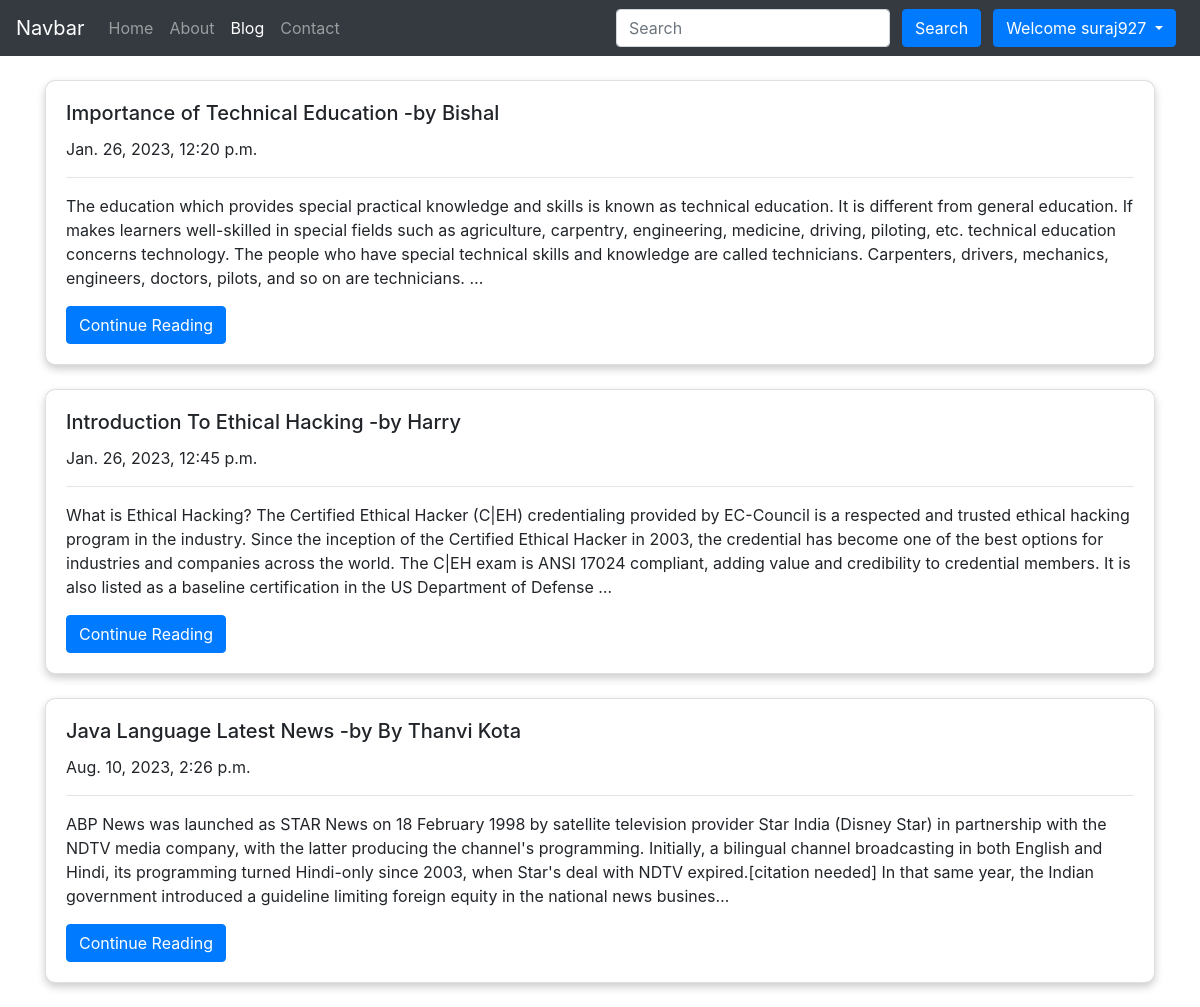
Page /blog/ (signed in) on the committed database.
### Blog/models.py (models this page shows, shortened)
class Post(models.Model):
    sno = models.AutoField(primary_key=True)
    title = models.CharField(max_length=100)
    text = models.TextField()
    author = models.CharField(max_length=30)
    slug = models.CharField(max_length=300)
    timeStamp = models.DateTimeField(default=datetime.now, blank=True)

### Blog/views.py (the view)
# urls.py: path('',views.blogHome,name="blogHome"),
def blogHome(request):
    allPosts = Post.objects.all()
    context = {
        'allPosts': allPosts
    }
    return render(request, 'blog/home.html', context=context)

### templates/blog/home.html (shortened to what this page needs)
{% extends 'base.html' %}
{% block activeBlog %}active{% endblock activeBlog %}
{% block body %}
<div class="container my-4">
    {% for post in allPosts %}
    <div class="card my-4">
        <div class="card-body">
            <h5 class="card-title">{{post.title}}     -by {{post.author}}</h5>
            <p class="card-text">{{ post.timeStamp }}</p>
            <hr class="solid">
            <p class="card-text">{{post.text | truncatechars:500}}</p>
            <a href="/blog/{{post.slug}}" class="btn btn-primary">Continue Reading</a>
        </div>
    </div>
    {% endfor %}
</div>
{% endblock body %}

### templates/base.html (shortened to what this page needs)
<!doctype html>
<html lang="en">
<head>
    <link rel="stylesheet" href="https://stackpath.bootstrapcdn.com/bootstrap/4.3.1/css/bootstrap.min.css">
</head>
<body>
    <nav class="navbar navbar-expand-lg navbar-dark bg-dark">
        <a class="navbar-brand" href="/">Navbar</a>
        <div class="collapse navbar-collapse" id="navbarSupportedContent">
            <ul class="navbar-nav mr-auto">
                <li class="nav-item {% block activeHome %}{% endblock activeHome %}">
                    <a class="nav-link" href="/">Home <span class="sr-only">(current)</span></a>
                </li>
                <li class="nav-item {% block activeAbout %}{% endblock activeAbout %}">
                    <a class="nav-link" href="/about">About</a>
                </li>
                <li class="nav-item {% block activeBlog %}{% endblock activeBlog %}">
                    <a class="nav-link" href="/blog">Blog</a>
                </li>
                <li class="nav-item {% block activeContact %}{% endblock activeContact %}">
                    <a class="nav-link" href="/contact">Contact</a>
                </li>
            </ul>
            <form method="get" action="/search" class="form-inline my-2 my-lg-0">
                <input name="query" id="query" class="form-control mr-sm-2" type="search" placeholder="Search"
                    aria-label="Search">
                <button class="btn btn-primary my-2 mx-1 my-sm-0" type="submit">Search</button>
                {% if user.is_authenticated %}
                <div class="btn-group">
                    <button type="button" class="btn btn-primary dropdown-toggle mx-2" data-toggle="dropdown" aria-haspopup="true" aria-expanded="false">
                      Welcome {{user.username}}
                    </button>
                  </div>
                {% endif %}
            </form>
        </div>
    </nav>
    {% block body %}{% endblock body %}
</body>
</html>

### templates/blog/home.html (style rules this page uses)
.card { box-shadow: 0 4px 8px 0 rgba(0, 0, 0, 0.2); border-radius: 10px; }

### rows in the picture
Post: title "Importance of Technical Education", author "Bishal", timeStamp "Jan. 26, 2023, 12:20 p.m.", text "The education which provides special practical knowledge and skills is known as technical education. It is different from general education. If makes learners well-skilled in special fields such as agriculture, carpentry, engineering, medicine, driving, piloting, etc. technical education concerns technology. The people who have special technical skills and knowledge are called technicians. Carpenters, drivers, mechanics, engineers, doctors, pilots, and so on are technicians. …"
Post: title "Introduction To Ethical Hacking", author "Harry", timeStamp "Jan. 26, 2023, 12:45 p.m.", text "What is Ethical Hacking? The Certified Ethical Hacker (C|EH) credentialing provided by EC-Council is a respected and trusted ethical hacking program in the industry. Since the inception of the Certified Ethical Hacker in 2003, the credential has become one of the best options for industries and companies across the world. The C|EH exam is ANSI 17024 compliant, adding value and credibility to credential members. It is also listed as a baseline certification in the US Department of Defense …"
Post: title "Java Language Latest News", author "By Thanvi Kota", timeStamp "Aug. 10, 2023, 2:26 p.m.", text "ABP News was launched as STAR News on 18 February 1998 by satellite television provider Star India (Disney Star) in partnership with the NDTV media company, with the latter producing the channel's programming. Initially, a bilingual channel broadcasting in both English and Hindi, its programming turned Hindi-only since 2003, when Star's deal with NDTV expired.[citation needed] In that same year, the Indian government introduced a guideline limiting foreign equity in the national news busines…"

### other values in the picture
{{ user.username }} "suraj927"
